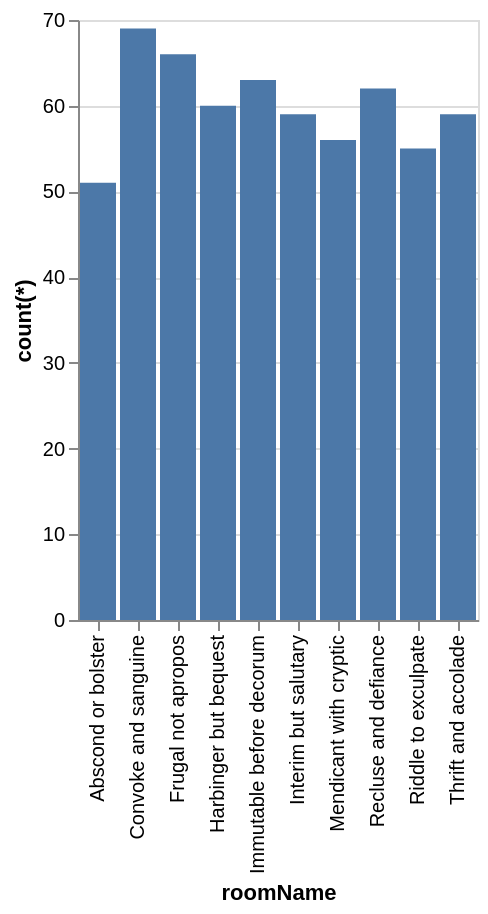

Write the Vega-Lite specification saved for this chart.
### Vega-Lite specification from a JSON file in a GitHub repository (floating-point values rounded to 4 significant figures)
{"data": {"values": [{"x_data": "Abscond or bolster", "y_data": 51}, {"x_data": "Convoke and sanguine", "y_data": 69}, {"x_data": "Frugal not apropos", "y_data": 66}, {"x_data": "Harbinger but bequest", "y_data": 60}, {"x_data": "Immutable before decorum", "y_data": 63}, {"x_data": "Interim but salutary", "y_data": 59}, {"x_data": "Mendicant with cryptic", "y_data": 56}, {"x_data": "Recluse and defiance", "y_data": 62}, {"x_data": "Riddle to exculpate", "y_data": 55}, {"x_data": "Thrift and accolade", "y_data": 59}]}, "mark": "bar", "encoding": {"x": {"field": "x_data", "type": "nominal", "title": "roomName", "sort": "ascending"}, "y": {"field": "y_data", "type": "quantitative", "title": "count(*)"}}}
